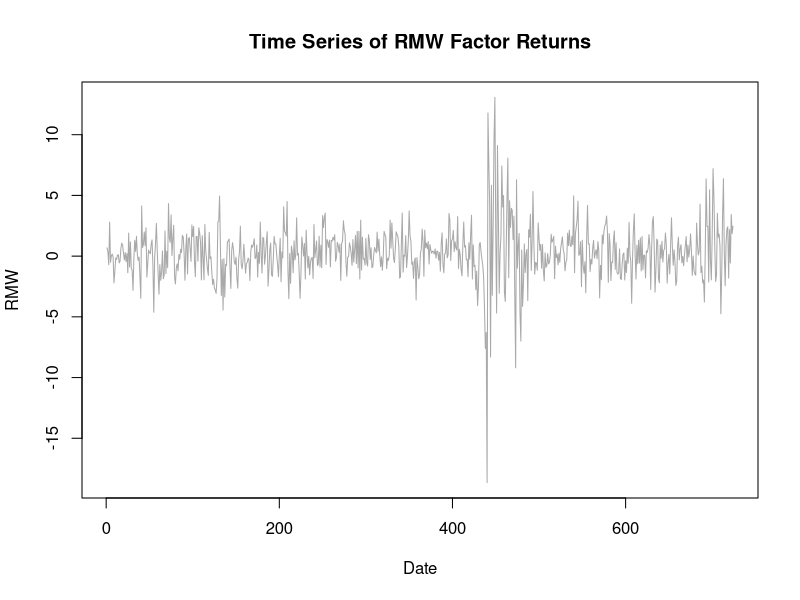
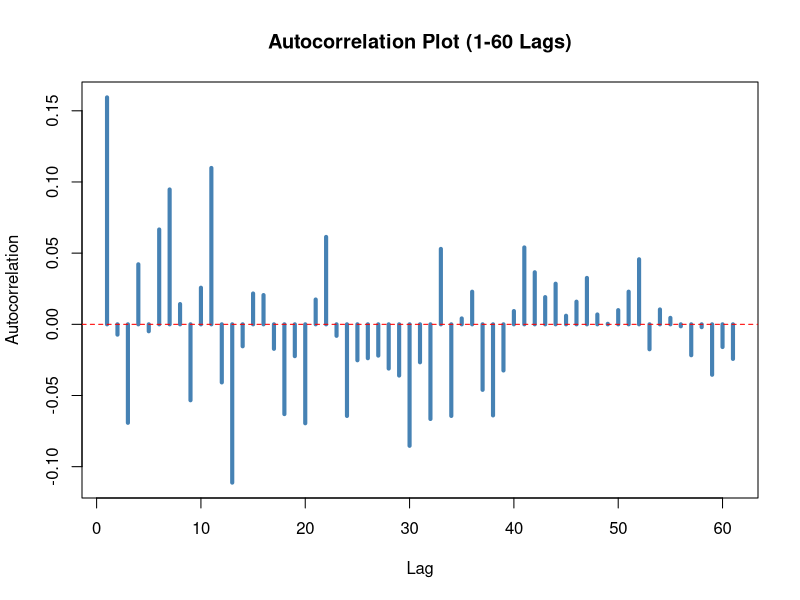
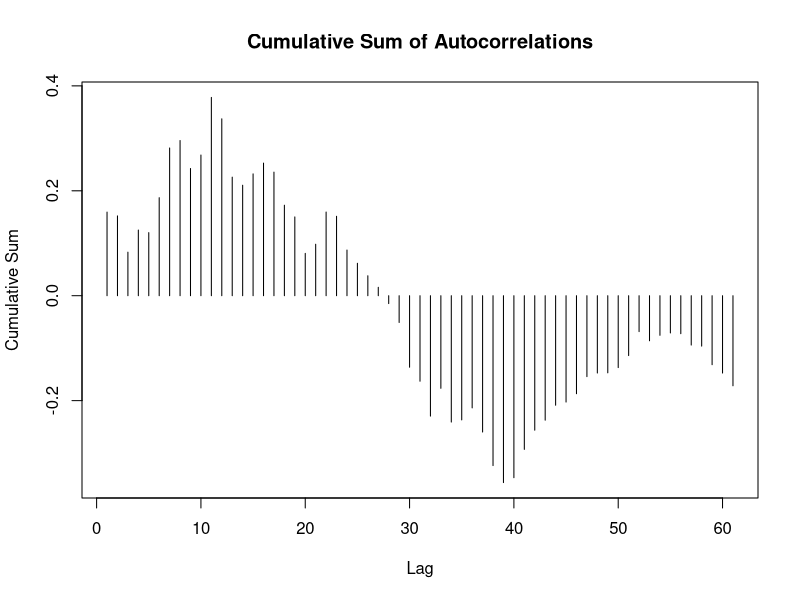
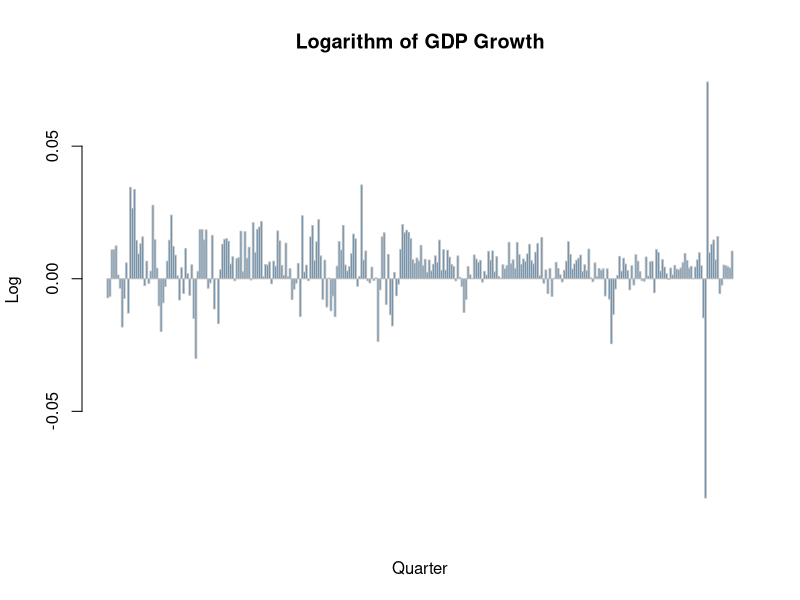
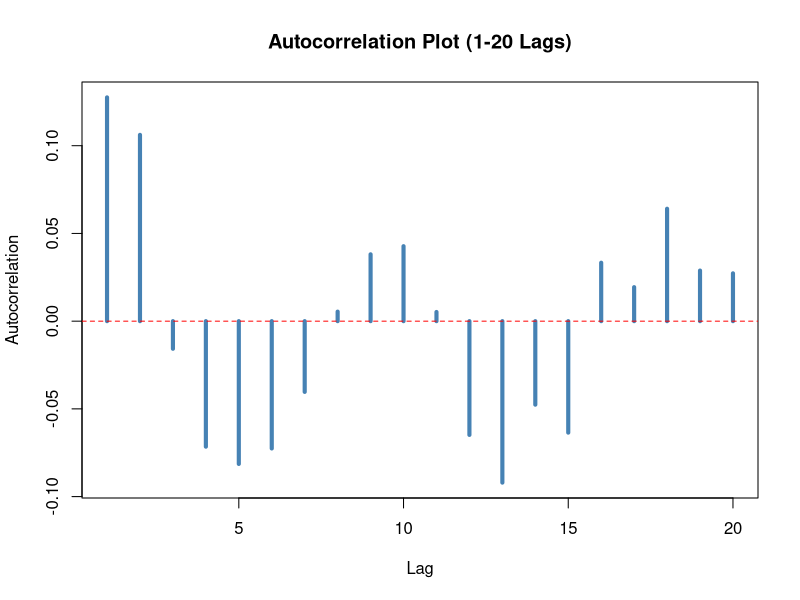
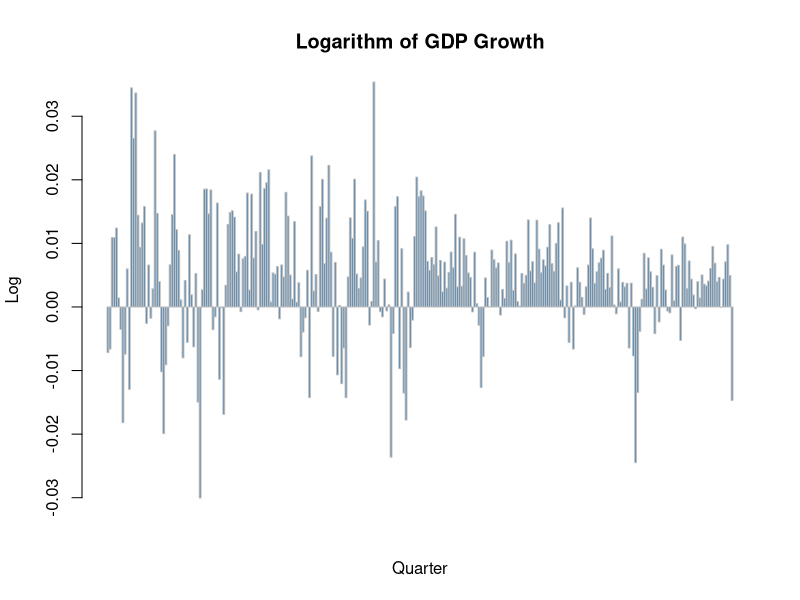
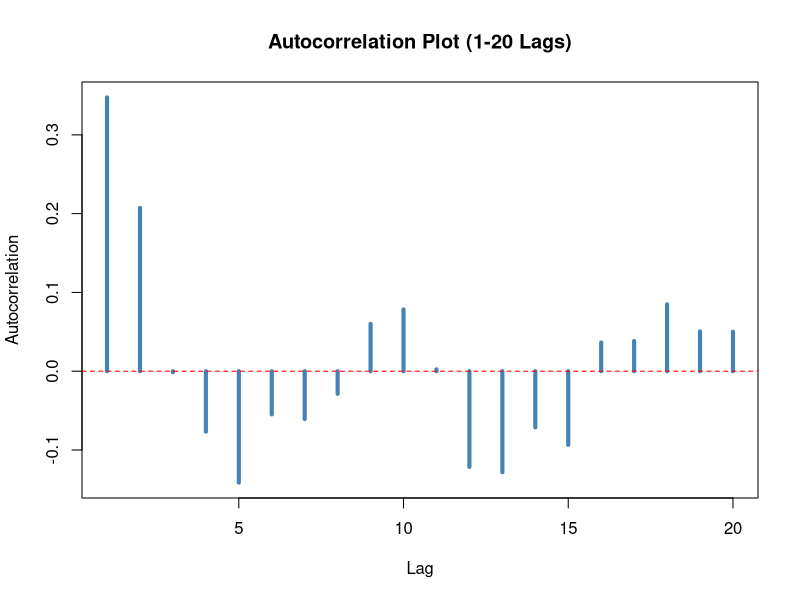

These figures' R source, in order:
## ---- chunk 1
# Load the data
df <- read.csv('F-F_Research_Data_5_Factors_2x3.csv', header = TRUE, skip = 3)
colnames(df)[1] <- "Date"
df <- suppressWarnings(as.data.frame(lapply(df, as.numeric)))
df <- subset(df, df$Date>= 196307 & df$Date <= 202310)

head(df)
## ---- chunk 2
# Plot the time series
plot(df$RMW, type = 'l', col = 'darkgray',main = 'Time Series of RMW Factor Returns', 
     xlab = 'Date', ylab = 'RMW')
## ---- chunk 3
# Calculate annualized mean and standard deviation
annualized_mean <- mean(df$RMW) * 12  # Assuming monthly returns
annualized_std <- sd(df$RMW) * sqrt(12)  # Assuming monthly returns

cat("Annualized Mean:", annualized_mean, "\n")
cat("Annualized Standard Deviation:", annualized_std, "\n")
## ---- chunk 4
acf_rmw <- acf(df$RMW, lag.max = 61, plot = FALSE)$acf

plot(acf_rmw[-1], type = "h", lwd = 4, col = "steelblue",
     xlab = "Lag", ylab = "Autocorrelation", main = "Autocorrelation Plot (1-60 Lags)")
abline(h = 0, col = "red", lty = 2)
## ---- chunk 5
cumulative_sum <- cumsum(acf_rmw[-1])
plot(cumulative_sum, type = 'h', main = 'Cumulative Sum of Autocorrelations', 
     xlab = 'Lag', ylab = 'Cumulative Sum')
## ---- chunk 6
library(tidyverse)

ljung_box_test <- Box.test(acf_rmw[2:61], lag = 6, type = "Ljung-Box")

cat("Ljung-Box Test Statistic:", ljung_box_test$statistic, "\n")
cat("P-value:", ljung_box_test$p.value, "\n")

# Judge whether or not to reject the original hypothesis
if (ljung_box_test$p.value < 0.05) {
  cat("Reject the null hypothesis. There is evidence that the first 6 autocorrelations are not jointly zero.\n")
} else {
  cat("Fail to reject the null hypothesis. There is no significant evidence that the first 6 autocorrelations are not jointly zero.\n")
}
## ---- chunk 7
df$RMW_Lag <- lag(df$RMW,1)
model <- lm(RMW ~ RMW_Lag, data = df)
summary(model)
## ---- chunk 8
library(sandwich)
library(lmtest)
# Calculate the standard error of conventional OLS
ols_se <- sqrt(diag(vcov(model)))

# Computing robust (White) standard error
robust_se <- sqrt(diag(vcovHC(model, type = "HC1")))

cat("Regular OLS Standard Errors:\n", ols_se, "\n\n")
cat("Robust (White) Standard Errors:\n", robust_se, "\n\n")

## ---- chunk 9
gdpdata <- read.csv('Table.csv', skip = 3)
gdpdata <- gdpdata[13:nrow(gdpdata), ]
gdpValues <- gdpdata[1, 3:ncol(gdpdata)]
gdpValues <- as.integer(as.character(gdpValues))

# Calculate the values
log_values <- log(gdpValues / lag(gdpValues))
log_values <- log_values[!is.na(log_values)]

# plot
barplot(log_values, main = "Logarithm of GDP Growth", 
        xlab = "Quarter", ylab = "Log", col = "steelblue",border = "gray")
## ---- chunk 10
acf_values <- acf(log_values, lag.max = 20, plot = FALSE)$acf

plot(acf_values[-1], type = "h", lwd = 4, col = "steelblue",
     xlab = "Lag", ylab = "Autocorrelation", main = "Autocorrelation Plot (1-20 Lags)")
abline(h = 0, col = "red", lty = 2)

## ---- chunk 11
barplot(log_values[1:292], main = "Logarithm of GDP Growth", 
        xlab = "Quarter", ylab = "Log", col = "steelblue",border = "gray")
## ---- chunk 12
acf_values <- acf(log_values[1:292], lag.max = 20, plot = FALSE)$acf

plot(acf_values[-1], type = "h", lwd = 4, col = "steelblue",
     xlab = "Lag", ylab = "Autocorrelation", main = "Autocorrelation Plot (1-20 Lags)")
abline(h = 0, col = "red", lty = 2)
